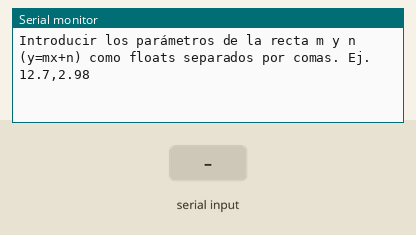
The program below on a simulated Arduino Uno, built with avr-gcc and run on an emulated ATmega328P. Parts: the last lines printed to the serial monitor. The inputs (shaded band) are chosen by the test bench.

Above: at 1.2 s.
1.3 s: "y 1\n" received over Serial
At 2.1 s:
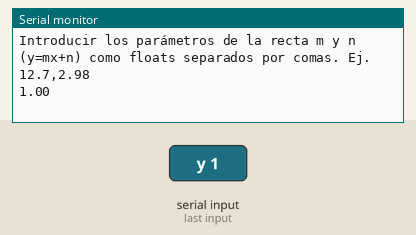
3.8 s: "y 150\n" received over Serial
At 7.0 s:
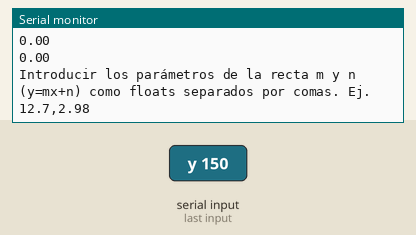
Timing chart, 0 to 8.5 s (numbered marks = the images above; inputs shaded):
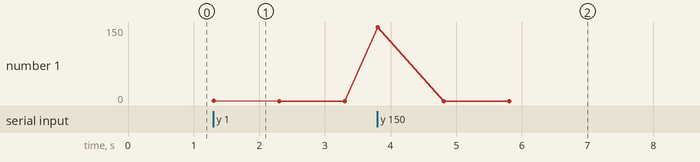

Measured:
- after the input at 1.3 s, the serial monitor: prints a new line at once (image 1)
- after the input at 3.8 s, the serial monitor: prints a new line at once (image 2)

The program:

main.cpp
```cpp
#include <Arduino.h>
#include "PolynomFun/PolynomFun.h"

/* float get_FloatUART();

void setup() {
  Serial.begin(9600);

  Serial.println(IntroducingText);
}

void loop() {
  if(Serial.available()>0){
    String command = Serial.readString();
    results_t results = get_funResults(command);
    for(int i=0; i<results.fx_num; i++){
      Serial.println(results.fx[i]);
    }
    Serial.println(IntroducingText);
  }
}


float get_FloatUART(){
  float data;
  data = (Serial.available()) ? Serial.parseFloat() : data;
  return data;
} */

/*Ejemplo: Desarrolla un programa que permita calcular los permita obtener los primeros 100
valores de las siguientes funciones matemáticas, pudiendo seleccionar de cuál se realiza el
cálculo.
a) Recta: 𝑦 = 𝑚x + 𝑛𝑛.
b) Parábola: 𝑦 = 𝑎x^2 + 𝑏𝑏x + c.
Todos los datos necesarios deben ser introducidos por teclado. Es necesario que los datos sean
solicitados al usuario. El resultado también debe mostrarse al mismo.

*/
bool start = LOW;
float readFloat(void);
float calcularRecta(float pendiente, float offset, float variable);

void setup() {
  // put your setup code here, to run once:
  Serial.begin(9600);
}

void loop() {
  // put your main code here, to run repeatedly:
  float m,n;

  if (start == LOW){
    Serial.println("Introducir los parámetros de la recta m y n (y=mx+n) como floats separados por comas. Ej. 12.7,2.98");
    start = HIGH;
  }
  else if(Serial.available()>0){

    m = readFloat();
    n = readFloat();


    for (int i = 0; i<100; i++){
      //Serial.println(calcularRecta(m,n,float(i)));
    }
    start = LOW;
  }
}

float calcularRecta (float pendiente, float offset, float variable){
  float value;
  value = pendiente * variable + offset;
  return value;
}

float readFloat (void){
  float dataInFloat;

  if (Serial.available() > 0) {
    // read the incoming float:
    dataInFloat = Serial.parseFloat();
    Serial.println(dataInFloat);
    dataInFloat = Serial.parseFloat();
    Serial.println(dataInFloat);
    dataInFloat = Serial.parseFloat();
    Serial.println(dataInFloat);

    // say what you got:
    /*Serial.print("I received: ");
    Serial.println(dataInFloat);*/
  }
  return dataInFloat;
}
```

Geometry.cpp
```cpp

```

PolynomFun.cpp
```cpp
#include "PolynomFun/PolynomFun.h"

results_t get_funResults(String cmd){
  degreeANDcoeffi_t parameters = get_coefficients(cmd);

  if(!verify_fx({parameters.coefficients, parameters.degree})){
    Serial.println("There was an error entering data, please try again.");
    return {nullptr, 0};
  }

  int results_num = 100;
  int inc = 1;

  //dynamic array assignment for results or images
  float* fx_results = (float*) calloc(results_num, sizeof(float));

  for(int j=1; j<=(results_num+1); j+=inc){
    if(j==0){
        fx_results[j]=parameters.coefficients[j];
    }
    else{
        for (int i=0; i<=parameters.degree; i++){
            fx_results[j] += (i==0) ? parameters.coefficients[0] :
                                      parameters.coefficients[i]*pow(j,i);
        }
    }
  }

  return {fx_results, results_num};
}

degreeANDcoeffi_t get_coefficients(String cmd){
  int degree=0;
  float* coeffiVolatil = (float*) malloc (20*sizeof(float)); //reserve memory

  for(int i=0; cmd.indexOf(" ")>0; i++){
    degree++;
    String aux = cmd.substring(0, cmd.indexOf(" "));
    coeffiVolatil[i] = aux.toFloat();
    cmd = cmd.substring(cmd.indexOf(" ")+1);

    if(cmd.indexOf(" ")<0){
      i++;
      coeffiVolatil[i] = cmd.toFloat();
    }
  }

  float* coefficients = (float*) malloc((degree+1)*sizeof(float));
  for(int i=degree,j=0; i>=0; i--,j++){
    coefficients[i]=coeffiVolatil[j];
  }

  free(coeffiVolatil); //Free memory

  return {coefficients, degree};
}

bool verify_fx(degreeANDcoeffi_t parameters){
  for(int i=parameters.degree; i>=0; i--){
    if(i==parameters.degree) Serial.print("f(x): ");

    if(parameters.coefficients[i]<0){
      Serial.print(" "); Serial.print(parameters.coefficients[i]);
      if(i!=0) {
        Serial.print("x^"); Serial.print(i);
      }
    }
    else{
      Serial.print(" +"); Serial.print(parameters.coefficients[i]);
      if(i!=0) {
        Serial.print("x^"); Serial.print(i);
      }
    }
  }
  Serial.println("\nPlease verify the ecuation is correct, in positive case enter: y");
  while (!Serial.available()){}

  return (Serial.readString()=="y") ? true : false;
}
```

PolynomFun.h
```cpp
#ifndef POLYNOMFUN_H
#define POLYNOMFUN_H

#include <Arduino.h>
#include <math.h>

typedef struct{
    float* fx;
    int fx_num;
}results_t;

typedef struct{
    float* coefficients;
    int degree;
}degreeANDcoeffi_t;

const String IntroducingText = "\t\tFunctions calculator\n\nPlease enter your ecuation as is indicated\n\n f(x): a4x^4+a3x^3+a2x^2+a1x+2 --> Introduce a4 a3 a2 a1 2\n\n NOTE: if any term is 0 introduce 0 like is indicated\n\n f(x): a4x^4+a3x^3+a1x --> Introduce a4 a3 0 a1 0";

results_t get_funResults(String cmd);
degreeANDcoeffi_t get_coefficients(String cmd);
bool verify_fx(degreeANDcoeffi_t parameters);

#endif /*   POLYNOMFUN_H   */
```
